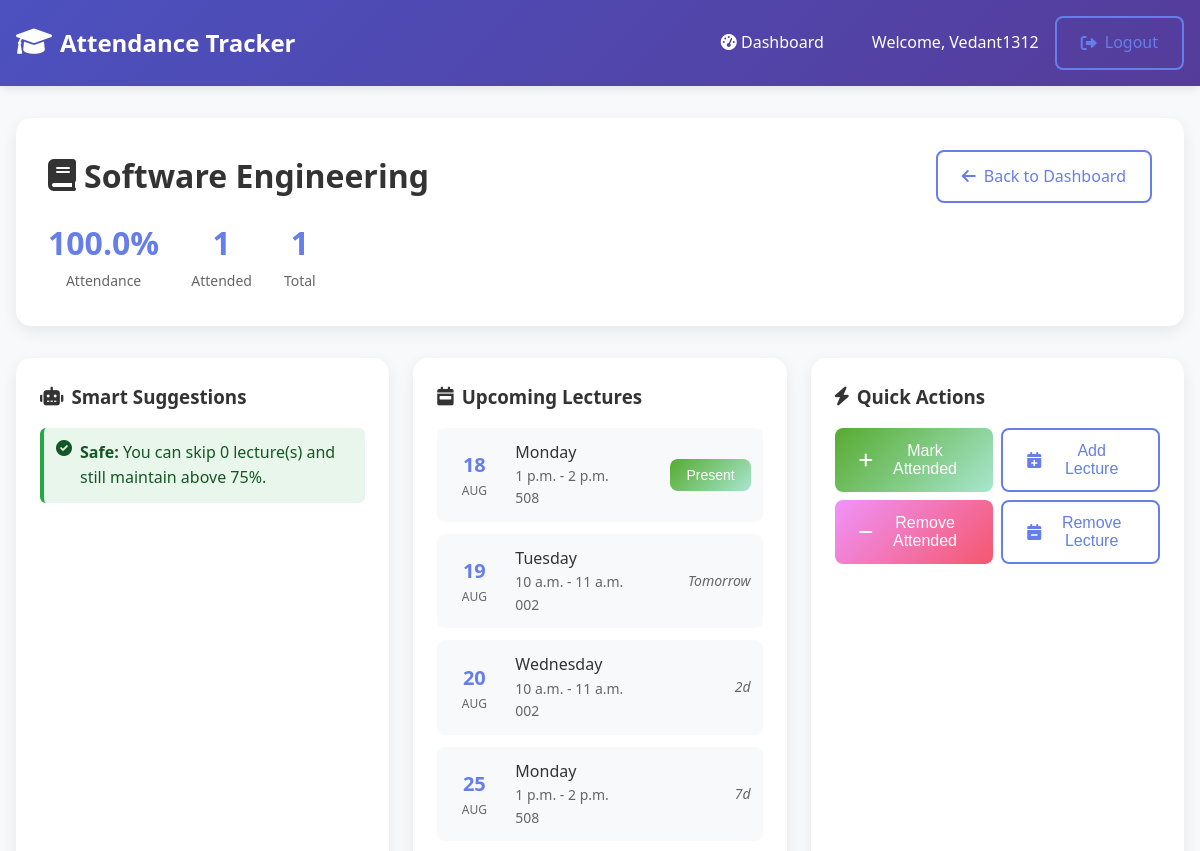
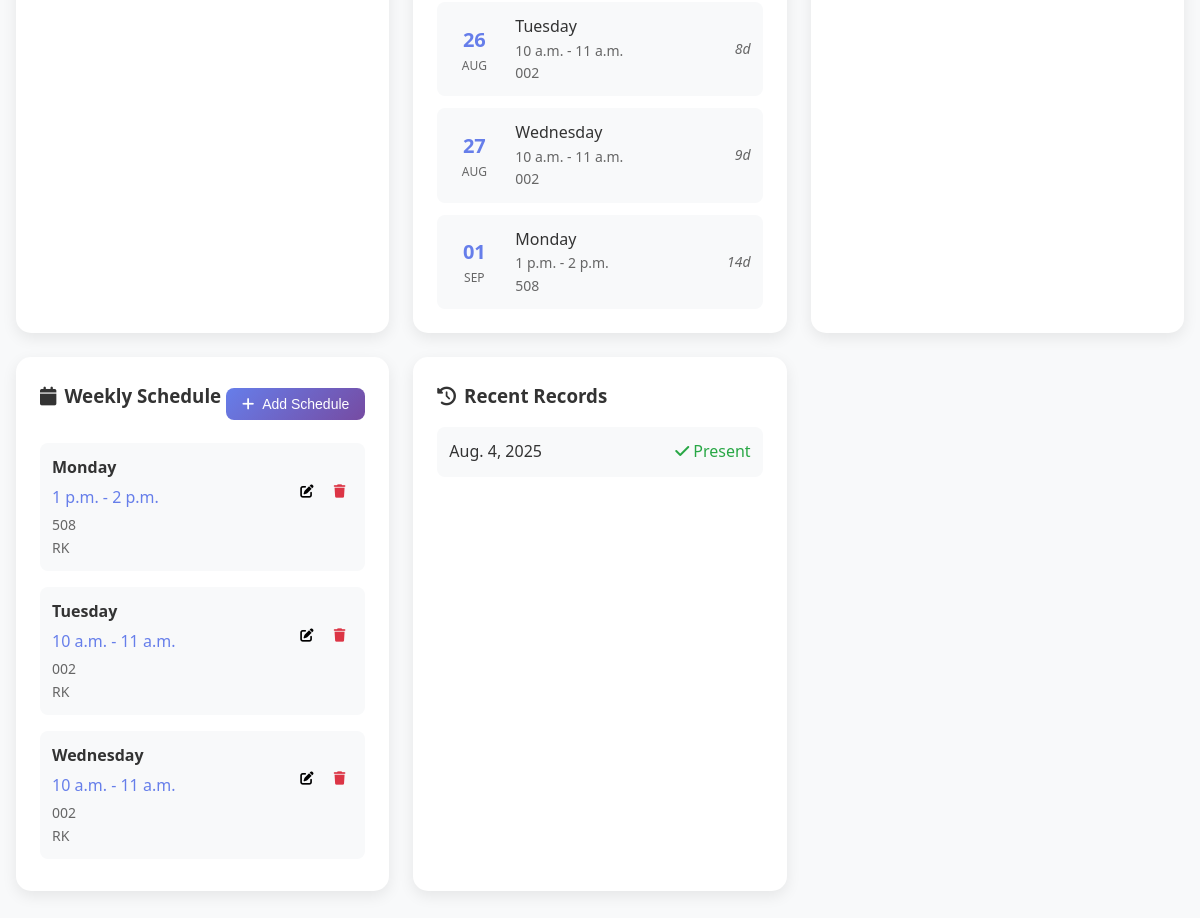
Page /course/13/ (signed in) on the committed database (2 pictures, top to bottom).
### tracker/models.py (models this page shows, shortened)
class Course(models.Model):
    user = models.ForeignKey(User, on_delete=models.CASCADE)
    name = models.CharField(max_length=200)
    total_lectures = models.IntegerField(default=0, validators=[MinValueValidator(0)])
    attended_lectures = models.IntegerField(default=0, validators=[MinValueValidator(0)])
    is_regular = models.BooleanField(default=False, help_text="Is this a regular course with scheduled lectures?")
    created_at = models.DateTimeField(auto_now_add=True)
    updated_at = models.DateTimeField(auto_now=True)
    class Meta:
        unique_together = ['user', 'name']
    @property
    def attendance_percentage(self):
        if self.total_lectures == 0:
            return 0
        return round((self.attended_lectures / self.total_lectures) * 100, 2)
    @property
    def is_below_threshold(self):
        return self.attendance_percentage < 75
    def lectures_needed_for_75_percent(self):
        if self.attendance_percentage >= 75:
            return 0
    def lectures_can_skip(self):
        if self.total_lectures == 0:
            return 0
        max_total = self.attended_lectures / 0.75
        can_skip = int(max_total - self.total_lectures)
        return max(0, can_skip)
    def get_next_lectures(self, days=7):
        today = timezone.now().date()
        end_date = today + timedelta(days=days)
        upcoming = []
        schedules = self.schedules.all()
        current_date = today
        while current_date <= end_date:
            day_name = current_date.strftime('%A').lower()
            for schedule in schedules:
                if schedule.day_of_week == day_name:
                    upcoming.append({
                        'date': current_date,
                        'schedule': schedule,
                        'is_today': current_date == today,
                        'days_from_now': (current_date - today).days
                    })
            current_date += timedelta(days=1)
        return sorted(upcoming, key=lambda x: x['date'])

class LectureSchedule(models.Model):
    DAYS_OF_WEEK = [
        ('monday', 'Monday'),
        ('tuesday', 'Tuesday'),
        ('wednesday', 'Wednesday'),
        ('thursday', 'Thursday'),
        ('friday', 'Friday'),
        ('saturday', 'Saturday'),
        ('sunday', 'Sunday'),
    ]
    course = models.ForeignKey(Course, on_delete=models.CASCADE, related_name='schedules')
    day_of_week = models.CharField(max_length=10, choices=DAYS_OF_WEEK)
    start_time = models.TimeField()
    end_time = models.TimeField()
    room = models.CharField(max_length=100, blank=True, help_text="Classroom or location")
    professor = models.CharField(max_length=100, blank=True, help_text="Professor name")
    class Meta:
        unique_together = ['course', 'day_of_week', 'start_time']
        ordering = ['day_of_week', 'start_time']

class AttendanceRecord(models.Model):
    course = models.ForeignKey(Course, on_delete=models.CASCADE, related_name='records')
    date = models.DateField()
    attended = models.BooleanField(default=False)
    notes = models.TextField(blank=True)
    schedule = models.ForeignKey(LectureSchedule, on_delete=models.SET_NULL, null=True, blank=True)
    class Meta:
        unique_together = ['course', 'date']
        ordering = ['-date']

### tracker/views.py (the view)
# urls.py: path('course/<int:course_id>/', views.course_detail, name='course_detail'),
@login_required
def course_detail(request, course_id):
    course = get_object_or_404(Course, id=course_id, user=request.user)
    schedules = LectureSchedule.objects.filter(course=course)
    recent_records = AttendanceRecord.objects.filter(course=course)[:10]
    upcoming_lectures = course.get_next_lectures(days=14) if course.is_regular else []
    context = {
        'course': course,
        'schedules': schedules,
        'recent_records': recent_records,
        'upcoming_lectures': upcoming_lectures,
        'lectures_needed': course.lectures_needed_for_75_percent() if course.is_regular else 0,
        'lectures_can_skip': course.lectures_can_skip() if course.is_regular else 0,
        'days_of_week': LectureSchedule.DAYS_OF_WEEK,
    }
    return render(request, 'tracker/course_detail.html', context)

### templates/tracker/course_detail.html (shortened to what this page needs)
{% extends 'base.html' %}
{% block content %}
<div class="course-detail">
    <div class="course-detail-header">
        <div class="course-info">
            <h1><i class="fas fa-book"></i> {{ course.name }}</h1>
            <div class="course-stats">
                <div class="stat-item">
                    <span class="stat-value">{{ course.attendance_percentage }}%</span>
                    <span class="stat-label">Attendance</span>
                </div>
                <div class="stat-item">
                    <span class="stat-value">{{ course.attended_lectures }}</span>
                    <span class="stat-label">Attended</span>
                </div>
                <div class="stat-item">
                    <span class="stat-value">{{ course.total_lectures }}</span>
                    <span class="stat-label">Total</span>
                </div>
            </div>
        </div>
        <a href="{% url 'dashboard' %}" class="btn btn-outline">
            <i class="fas fa-arrow-left"></i> Back to Dashboard
        </a>
    </div>
    <div class="course-detail-grid">
        <div class="detail-card">
            <h3><i class="fas fa-robot"></i> Smart Suggestions</h3>
            {% if course.is_below_threshold %}
                <div class="suggestion critical">
                    <i class="fas fa-exclamation-triangle"></i>
                    <div>
                        <strong>Critical:</strong> You need to attend the next {{ lectures_needed }} lecture(s) to reach 75% attendance.
                    </div>
                </div>
            {% else %}
                <div class="suggestion safe">
                    <i class="fas fa-check-circle"></i>
                    <div>
                        <strong>Safe:</strong> You can skip {{ lectures_can_skip }} lecture(s) and still maintain above 75%.
                    </div>
                </div>
            {% endif %}
        </div>
        <div class="detail-card">
            <h3><i class="fas fa-calendar-week"></i> Upcoming Lectures</h3>
            {% if upcoming_lectures %}
                <div class="upcoming-lectures-list">
                    {% for lecture_info in upcoming_lectures %}
                    <div class="upcoming-lecture-item">
                        <div class="upcoming-date">
                            <div class="date-day">{{ lecture_info.date|date:"d" }}</div>
                            <div class="date-month">{{ lecture_info.date|date:"M" }}</div>
                        </div>
                        <div class="upcoming-details">
                            <div class="upcoming-day">{{ lecture_info.schedule.get_day_of_week_display }}</div>
                            <div class="upcoming-time">{{ lecture_info.schedule.start_time }} - {{ lecture_info.schedule.end_time }}</div>
                            {% if lecture_info.schedule.room %}
                                <div class="upcoming-room">{{ lecture_info.schedule.room }}</div>
                            {% endif %}
                        </div>
                        <div class="upcoming-actions">
                            {% if lecture_info.is_today %}
                                <button class="btn btn-sm btn-success" onclick="markAttendanceForDate({{ course.id }}, '{{ lecture_info.date|date:"Y-m-d" }}', true)">
                                    Present
                                </button>
                            {% else %}
                                <span class="days-away">
                                    {% if lecture_info.days_from_now == 1 %}
                                        Tomorrow
                                    {% else %}
                                        {{ lecture_info.days_from_now }}d
                                    {% endif %}
                                </span>
                            {% endif %}
                        </div>
                    </div>
                    {% endfor %}
                </div>
            {% else %}
                <p class="empty-message">No upcoming lectures scheduled.</p>
            {% endif %}
        </div>
        <div class="detail-card">
            <h3><i class="fas fa-bolt"></i> Quick Actions</h3>
            <div class="action-buttons">
                <button class="btn btn-success" onclick="updateAttendance({{ course.id }}, 'increment')">
                    <i class="fas fa-plus"></i> Mark Attended
                </button>
                <button class="btn btn-outline" onclick="updateAttendance({{ course.id }}, 'add_total')">
                    <i class="fas fa-calendar-plus"></i> Add Lecture
                </button>
                <button class="btn btn-warning" onclick="updateAttendance({{ course.id }}, 'decrement')">
                    <i class="fas fa-minus"></i> Remove Attended
                </button>
                <button class="btn btn-outline" onclick="updateAttendance({{ course.id }}, 'remove_total')">
                    <i class="fas fa-calendar-minus"></i> Remove Lecture
                </button>
            </div>
        </div>
        <div class="detail-card">
            <div class="card-header">
                <h3><i class="fas fa-calendar"></i> Weekly Schedule</h3>
                {% if course.is_regular %}
                <button class="btn btn-sm btn-primary" onclick="openAddScheduleModal()">
                    <i class="fas fa-plus"></i> Add Schedule
                </button>
                {% endif %}
            </div>
            {% if schedules %}
                <div class="schedule-list">
                    {% for schedule in schedules %}
                    <div class="schedule-item">
                        <div class="schedule-info">
                            <div class="schedule-day">{{ schedule.get_day_of_week_display }}</div>
                            <div class="schedule-time">{{ schedule.start_time }} - {{ schedule.end_time }}</div>
                            {% if schedule.room %}
                                <div class="schedule-room">{{ schedule.room }}</div>
                            {% endif %}
                            {% if schedule.professor %}
                                <div class="schedule-professor">{{ schedule.professor }}</div>
                            {% endif %}
                        </div>
                        <div class="schedule-actions">
                            <button class="btn-icon" onclick="openEditScheduleModal({{ schedule.id }}, '{{ schedule.day_of_week }}', '{{ schedule.start_time }}', '{{ schedule.end_time }}', '{{ schedule.room }}', '{{ schedule.professor }}')" title="Edit">
                                <i class="fas fa-edit"></i>
                            </button>
                            <button class="btn-icon text-danger" onclick="deleteSchedule({{ schedule.id }})" title="Delete">
                                <i class="fas fa-trash"></i>
                            </button>
                        </div>
                    </div>
                    {% endfor %}
                </div>
            {% endif %}
        </div>
        <div class="detail-card">
            <h3><i class="fas fa-history"></i> Recent Records</h3>
            {% if recent_records %}
                <div class="records-list">
                    {% for record in recent_records %}
                    <div class="record-item">
                        <div class="record-date">{{ record.date }}</div>
                        <div class="record-status {% if record.attended %}present{% else %}absent{% endif %}">
                            {% if record.attended %}
                                <i class="fas fa-check"></i> Present
                            {% else %}
                                <i class="fas fa-times"></i> Absent
                            {% endif %}
                        </div>
                    </div>
                    {% endfor %}
                </div>
            {% else %}
                <p class="empty-message">No attendance records yet.</p>
            {% endif %}
        </div>
    </div>
</div>
{% endblock %}

### templates/base.html (shortened to what this page needs)
<!DOCTYPE html>
<html lang="en">
<head>
    {% load static %}
    <link href="https://cdnjs.cloudflare.com/ajax/libs/font-awesome/6.0.0/css/all.min.css" rel="stylesheet">
    <link rel="stylesheet" href="{% static 'css/style.css' %}">
</head>
<body>
    <nav class="navbar">
        <div class="nav-container">
            <div class="nav-brand">
                <i class="fas fa-graduation-cap"></i>
                <span>Attendance Tracker</span>
            </div>
            {% if user.is_authenticated %}
            <div class="nav-menu">
                <a href="{% url 'dashboard' %}" class="nav-link">
                    <i class="fas fa-tachometer-alt"></i> Dashboard
                </a>
                <div class="nav-user">
                    <span>Welcome, {{ user.username }}</span>
                    <a href="{% url 'logout' %}" class="btn btn-outline">
                        <i class="fas fa-sign-out-alt"></i> Logout
                    </a>
                </div>
            </div>
            {% endif %}
        </div>
    </nav>
    <main class="main-content">
        {% block content %}
        {% endblock %}
    </main>
</body>
</html>

### rows in the picture
Course: name "Software Engineering", attendance_percentage "100.0", attended_lectures "1", total_lectures "1"
LectureSchedule: date "18", date "AUG", schedule.day_of_week "Monday", schedule.start_time "1 p.m.", schedule.end_time "2 p.m.", schedule.room "508", date "25", days_from_now "7", date "01", date "SEP", days_from_now "14", day_of_week "Monday", start_time "1 p.m.", end_time "2 p.m.", room "508", professor "RK"
LectureSchedule: date "19", date "AUG", schedule.day_of_week "Tuesday", schedule.start_time "10 a.m.", schedule.end_time "11 a.m.", schedule.room "002", shows "Tomorrow", date "26", days_from_now "8", day_of_week "Tuesday", start_time "10 a.m.", end_time "11 a.m.", room "002", professor "RK"
LectureSchedule: date "20", date "AUG", schedule.day_of_week "Wednesday", schedule.start_time "10 a.m.", schedule.end_time "11 a.m.", schedule.room "002", days_from_now "2", date "27", days_from_now "9", day_of_week "Wednesday", start_time "10 a.m.", end_time "11 a.m.", room "002", professor "RK"
AttendanceRecord: date "Aug. 4, 2025", attended True (drawn)

### other values in the picture
{{ user.username }} "Vedant1312"
{{ lectures_can_skip }} "0"
